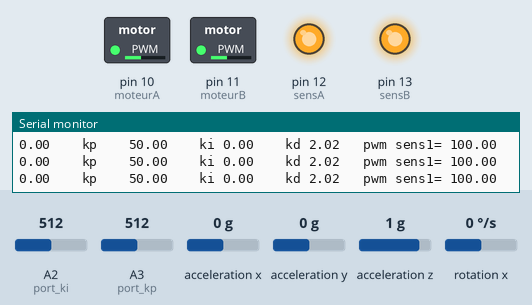
Simulated run of this sketch. Board: Arduino Uno, built with avr-gcc and run on an emulated ATmega328P. Parts: switched loads named in the sketch (green lamp = pin HIGH), output pins drawn as LEDs (lit = HIGH), the last lines printed to the serial monitor. Wiring (inferred from the names in the program): MPU-6050 motion sensor at I2C address 0x68. Inputs (shaded band) come from the test bench; at power-on: acceleration y 0 g, A3 (port_kp) = 512, acceleration z 1 g, rotation x 0 °/s, A2 (port_ki) = 512, acceleration x 0 g.

Above: at 1.3 s.
1.4 s: acceleration y set to -0.8 g
At 2.5 s:
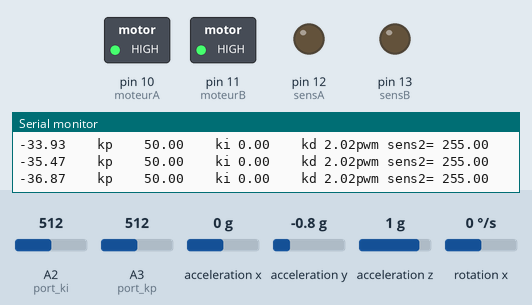
3.1 s: A3 (port_kp) set to 15
At 5.4 s:
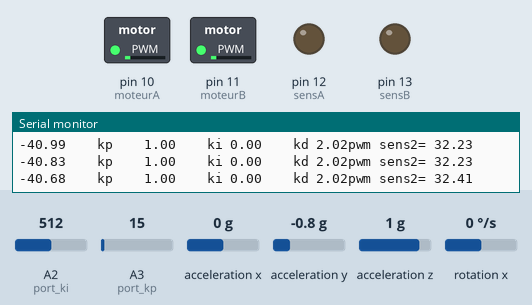
6.1 s: acceleration z set to 0 g
At 6.88 s:
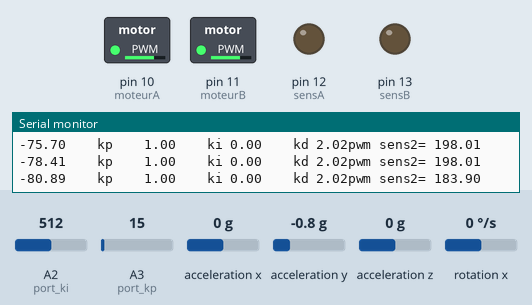
9.1 s: rotation x set to 104 °/s
12.1 s: acceleration y set to -0.2 g
15.1 s: acceleration y set to 0 g
At 18.5 s:
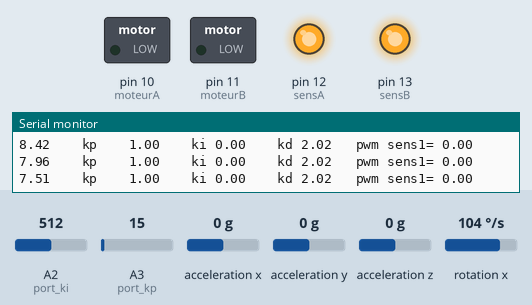
Timing chart, 0 to 19.1 s (numbered marks = the images above; inputs shaded):
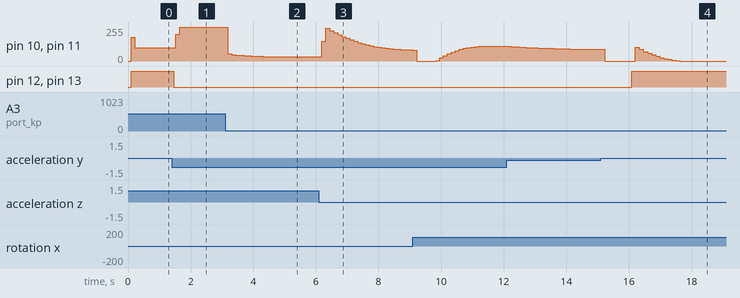

The sketch:

robot_balanceur.ino
```cpp
  #include <PID_v1.h>
  #include<Wire.h>
  #include <Kalman.h>
  #include <PID_AutoTune_v0.h>
  #define rad_to_deg 57.295786 // 1 rad=57 degree
  int moteurA=10,moteurB=11;
  int sensA=12,sensB=13;
  int mpu_addr=0x68; //adresse de mpu6050
  int16_t acy,acz,gyx;
  double angle_x,gyro_x_rate,comp_angle_x;
  double kp=0,ki=0,kd=0.0;
  double pid_pwm,angle_reference=-2.0,input;
  uint32_t timer; //enregistrer le temp
  int port_kp=3,port_ki=2,port_kd=1;
  Kalman kalmanx;
  PID pid(&input,&pid_pwm,&angle_reference,kp,ki,kd,DIRECT);
  PID_ATune aTune(&input, &pid_pwm);
  void setup() {
    // put your setup code here, to run once:
  pinMode(moteurA,OUTPUT);
  pinMode(moteurB,OUTPUT);
  pinMode(sensA,OUTPUT);
  pinMode(sensB,OUTPUT);
  Wire.begin();
  //Wire.setClock(400000UL); // Set I2C frequency to 400kHz
  Wire.beginTransmission(mpu_addr);
  Wire.write(0x6B);//ecrire dans ce registre 0 pour desactiver le sleepmode pour
  //avoir l acces de lire et ecrire
  Wire.write(0);
  Wire.endTransmission(true);
  Serial.begin(9600);//vitesse de transmission terminal
  delay(100);
  timer=micros();
  }

  void loop() {
    pid.SetMode(AUTOMATIC);
    //lecture de l acc et le gyroscope
   Wire.beginTransmission(mpu_addr);
   Wire.write(0x3D);//adresse de registre acy_h 8bit
   Wire.endTransmission(false);
   Wire.requestFrom(mpu_addr,4);
   acy=Wire.read()<<8|Wire.read();
   acz=Wire.read()<<8|Wire.read();
   Wire.endTransmission(true);
   Wire.beginTransmission(mpu_addr);
   Wire.write(0x43); //adresse de registre gyx_h 8bit
   Wire.endTransmission(false);
   Wire.requestFrom(mpu_addr,2);
   gyx=Wire.read()<<8|Wire.read();

   //fin lecture;

   //calcul dt
   double dt=(double)(micros()-timer)/1000000;
   timer=micros(); // rendre dt en sec 1sec=10^6 microsec
   //fin calcul dt

   // extraction des informations
   angle_x=atan2(acy,acz)*rad_to_deg; //calcul approximative de l angle x
   gyro_x_rate=gyx/131.0; //calcul vitesse angulaire en deg/sec 131 d apres datasheet
   //fin extraction

   //filtre complementaire
   //comp_angle_x=0.95*(comp_angle_x+gyro_x_rate*dt)+0.05*angle_x;
  comp_angle_x=kalmanx.getAngle(angle_x,gyro_x_rate,dt);
  Serial.print(comp_angle_x);//affichage de l angle apres filtrage
  kp = analogRead(port_kp);
  kd = analogRead(port_ki);
  kp = map(kp,0,1024,0,100);
  kd = 0.000988*kd*4;
  //kd=analogRead(port_kd);
  //kd=map(kd,0,1024,0,100)-3;
  Serial.print("    kp    ");
  Serial.print(kp);
  Serial.print("    ki ");
  Serial.print(ki);
  Serial.print("    kd ");
  Serial.print(kd);
  if(comp_angle_x>-2.0)
  { input=-comp_angle_x-4.0;
    pid.SetTunings(kp,ki,kd);
    pid.Compute();
    digitalWrite(sensB,HIGH);
   digitalWrite(sensA,HIGH);
   analogWrite(moteurA,pid_pwm);
   analogWrite(moteurB,pid_pwm);
   Serial.print("   pwm sens1= ");
   Serial.println(pid_pwm);
  }
  else
  {
    input=comp_angle_x;
    pid.SetTunings(kp,ki,kd);
    pid.Compute();
  digitalWrite(sensB,LOW);
   digitalWrite(sensA,LOW);
   analogWrite(moteurA,pid_pwm);
   analogWrite(moteurB,pid_pwm);
    Serial.print("pwm sens2= ");
   Serial.println(pid_pwm);
   }

  }
```

Kalman.cpp
```cpp
// (licence header left out)
#include "Kalman.h"

Kalman::Kalman() {
    /* We will set the variables like so, these can also be tuned by the user */
    Q_angle = 0.001f;
    Q_bias = 0.003f;
    R_measure = 0.03f;

    angle = 0.0f; // Reset the angle
    bias = 0.0f; // Reset bias

    P[0][0] = 0.0f; // Since we assume that the bias is 0 and we know the starting angle (use setAngle), the error covariance matrix is set like so - see: http://en.wikipedia.org/wiki/Kalman_filter#Example_application.2C_technical
    P[0][1] = 0.0f;
    P[1][0] = 0.0f;
    P[1][1] = 0.0f;
};

// The angle should be in degrees and the rate should be in degrees per second and the delta time in seconds
float Kalman::getAngle(float newAngle, float newRate, float dt) {
    // KasBot V2  -  Kalman filter module - http://www.x-firm.com/?page_id=145
    // Modified by Kristian Lauszus
    // See my blog post for more information: http://blog.tkjelectronics.dk/2012/09/a-practical-approach-to-kalman-filter-and-how-to-implement-it

    // Discrete Kalman filter time update equations - Time Update ("Predict")
    // Update xhat - Project the state ahead
    /* Step 1 */
    rate = newRate - bias;
    angle += dt * rate;

    // Update estimation error covariance - Project the error covariance ahead
    /* Step 2 */
    P[0][0] += dt * (dt*P[1][1] - P[0][1] - P[1][0] + Q_angle);
    P[0][1] -= dt * P[1][1];
    P[1][0] -= dt * P[1][1];
    P[1][1] += Q_bias * dt;

    // Discrete Kalman filter measurement update equations - Measurement Update ("Correct")
    // Calculate Kalman gain - Compute the Kalman gain
    /* Step 4 */
    float S = P[0][0] + R_measure; // Estimate error
    /* Step 5 */
    float K[2]; // Kalman gain - This is a 2x1 vector
    K[0] = P[0][0] / S;
    K[1] = P[1][0] / S;

    // Calculate angle and bias - Update estimate with measurement zk (newAngle)
    /* Step 3 */
    float y = newAngle - angle; // Angle difference
    /* Step 6 */
    angle += K[0] * y;
    bias += K[1] * y;

    // Calculate estimation error covariance - Update the error covariance
    /* Step 7 */
    float P00_temp = P[0][0];
    float P01_temp = P[0][1];

    P[0][0] -= K[0] * P00_temp;
    P[0][1] -= K[0] * P01_temp;
    P[1][0] -= K[1] * P00_temp;
    P[1][1] -= K[1] * P01_temp;

    return angle;
};

void Kalman::setAngle(float angle) { this->angle = angle; }; // Used to set angle, this should be set as the starting angle
float Kalman::getRate() { return this->rate; }; // Return the unbiased rate

/* These are used to tune the Kalman filter */
void Kalman::setQangle(float Q_angle) { this->Q_angle = Q_angle; };
void Kalman::setQbias(float Q_bias) { this->Q_bias = Q_bias; };
void Kalman::setRmeasure(float R_measure) { this->R_measure = R_measure; };

float Kalman::getQangle() { return this->Q_angle; };
float Kalman::getQbias() { return this->Q_bias; };
float Kalman::getRmeasure() { return this->R_measure; };
```

Kalman.h
```cpp
// (licence header left out)
#ifndef _Kalman_h_
#define _Kalman_h_

class Kalman {
public:
    Kalman();

    // The angle should be in degrees and the rate should be in degrees per second and the delta time in seconds
    float getAngle(float newAngle, float newRate, float dt);

    void setAngle(float angle); // Used to set angle, this should be set as the starting angle
    float getRate(); // Return the unbiased rate

    /* These are used to tune the Kalman filter */
    void setQangle(float Q_angle);
    void setQbias(float Q_bias);
    void setRmeasure(float R_measure);

    float getQangle();
    float getQbias();
    float getRmeasure();

private:
    /* Kalman filter variables */
    float Q_angle; // Process noise variance for the accelerometer
    float Q_bias; // Process noise variance for the gyro bias
    float R_measure; // Measurement noise variance - this is actually the variance of the measurement noise

    float angle; // The angle calculated by the Kalman filter - part of the 2x1 state vector
    float bias; // The gyro bias calculated by the Kalman filter - part of the 2x1 state vector
    float rate; // Unbiased rate calculated from the rate and the calculated bias - you have to call getAngle to update the rate

    float P[2][2]; // Error covariance matrix - This is a 2x2 matrix
};

#endif
```

PID_AutoTune_v0.cpp
```cpp
#if ARDUINO >= 100
  #include "Arduino.h"
#else
  #include "WProgram.h"
#endif

#include <PID_AutoTune_v0.h>


PID_ATune::PID_ATune(double* Input, double* Output)
{
	input = Input;
	output = Output;
	controlType =0 ; //default to PI
	noiseBand = 0.5;
	running = false;
	oStep = 30;
	SetLookbackSec(10);
	lastTime = millis();

}


void PID_ATune::Cancel()
{
	running = false;
}

int PID_ATune::Runtime()
{
	justevaled=false;
	if(peakCount>9 && running)
	{
		running = false;
		FinishUp();
		return 1;
	}
	unsigned long now = millis();

	if((now-lastTime)<sampleTime) return false;
	lastTime = now;
	double refVal = *input;
	justevaled=true;
	if(!running)
	{ //initialize working variables the first time around
		peakType = 0;
		peakCount=0;
		justchanged=false;
		absMax=refVal;
		absMin=refVal;
		setpoint = refVal;
		running = true;
		outputStart = *output;
		*output = outputStart+oStep;
	}
	else
	{
		if(refVal>absMax)absMax=refVal;
		if(refVal<absMin)absMin=refVal;
	}

	//oscillate the output base on the input's relation to the setpoint

	if(refVal>setpoint+noiseBand) *output = outputStart-oStep;
	else if (refVal<setpoint-noiseBand) *output = outputStart+oStep;


  //bool isMax=true, isMin=true;
  isMax=true;isMin=true;
  //id peaks
  for(int i=nLookBack-1;i>=0;i--)
  {
    double val = lastInputs[i];
    if(isMax) isMax = refVal>val;
    if(isMin) isMin = refVal<val;
    lastInputs[i+1] = lastInputs[i];
  }
  lastInputs[0] = refVal;
  if(nLookBack<9)
  {  //we don't want to trust the maxes or mins until the inputs array has been filled
	return 0;
	}

  if(isMax)
  {
    if(peakType==0)peakType=1;
    if(peakType==-1)
    {
      peakType = 1;
      justchanged=true;
      peak2 = peak1;
    }
    peak1 = now;
    peaks[peakCount] = refVal;

  }
  else if(isMin)
  {
    if(peakType==0)peakType=-1;
    if(peakType==1)
    {
      peakType=-1;
      peakCount++;
      justchanged=true;
    }

    if(peakCount<10)peaks[peakCount] = refVal;
  }

  if(justchanged && peakCount>2)
  { //we've transitioned.  check if we can autotune based on the last peaks
    double avgSeparation = (abs(peaks[peakCount-1]-peaks[peakCount-2])+abs(peaks[peakCount-2]-peaks[peakCount-3]))/2;
    if( avgSeparation < 0.05*(absMax-absMin))
    {
		FinishUp();
      running = false;
	  return 1;

    }
  }
   justchanged=false;
	return 0;
}
void PID_ATune::FinishUp()
{
	  *output = outputStart;
      //we can generate tuning parameters!
      Ku = 4*(2*oStep)/((absMax-absMin)*3.14159);
      Pu = (double)(peak1-peak2) / 1000;
}

double PID_ATune::GetKp()
{
	return controlType==1 ? 0.6 * Ku : 0.4 * Ku;
}

double PID_ATune::GetKi()
{
	return controlType==1? 1.2*Ku / Pu : 0.48 * Ku / Pu;  // Ki = Kc/Ti
}

double PID_ATune::GetKd()
{
	return controlType==1? 0.075 * Ku * Pu : 0;  //Kd = Kc * Td
}

void PID_ATune::SetOutputStep(double Step)
{
	oStep = Step;
}

double PID_ATune::GetOutputStep()
{
	return oStep;
}

void PID_ATune::SetControlType(int Type) //0=PI, 1=PID
{
	controlType = Type;
}
int PID_ATune::GetControlType()
{
	return controlType;
}

void PID_ATune::SetNoiseBand(double Band)
{
	noiseBand = Band;
}

double PID_ATune::GetNoiseBand()
{
	return noiseBand;
}

void PID_ATune::SetLookbackSec(int value)
{
    if (value<1) value = 1;

	if(value<25)
	{
		nLookBack = value * 4;
		sampleTime = 250;
	}
	else
	{
		nLookBack = 100;
		sampleTime = value*10;
	}
}

int PID_ATune::GetLookbackSec()
{
	return nLookBack * sampleTime / 1000;
}
```

PID_AutoTune_v0.h
```cpp
#ifndef PID_AutoTune_v0
#define PID_AutoTune_v0
#define LIBRARY_VERSION	0.0.1

class PID_ATune
{


  public:
  //commonly used functions **************************************************************************
    PID_ATune(double*, double*);                       	// * Constructor.  links the Autotune to a given PID
    int Runtime();						   			   	// * Similar to the PID Compue function, returns non 0 when done
	void Cancel();									   	// * Stops the AutoTune

	void SetOutputStep(double);						   	// * how far above and below the starting value will the output step?
	double GetOutputStep();							   	//

	void SetControlType(int); 						   	// * Determies if the tuning parameters returned will be PI (D=0)
	int GetControlType();							   	//   or PID.  (0=PI, 1=PID)

	void SetLookbackSec(int);							// * how far back are we looking to identify peaks
	int GetLookbackSec();								//

	void SetNoiseBand(double);							// * the autotune will ignore signal chatter smaller than this value
	double GetNoiseBand();								//   this should be acurately set

	double GetKp();										// * once autotune is complete, these functions contain the
	double GetKi();										//   computed tuning parameters.
	double GetKd();										//

  private:
    void FinishUp();
	bool isMax, isMin;
	double *input, *output;
	double setpoint;
	double noiseBand;
	int controlType;
	bool running;
	unsigned long peak1, peak2, lastTime;
	int sampleTime;
	int nLookBack;
	int peakType;
	double lastInputs[101];
    double peaks[10];
	int peakCount;
	bool justchanged;
	bool justevaled;
	double absMax, absMin;
	double oStep;
	double outputStart;
	double Ku, Pu;

};
#endif
```

Measured:
- the behaviour switches between -0.1 and 0 g on acceleration y (found by bisection; images 3 and 4)
- after the input at 1.4 s, pin 10 (moteurA), pin 11 (moteurB): 100/255 → 202/255 after 0.12 s, → 255/255 0.13 s later; pin 12 (sensA), pin 13 (sensB): HIGH → LOW after 0.06 s
- after the input at 3.1 s, pin 10 (moteurA), pin 11 (moteurB): 255/255 → 54/255 after 0.09 s, → 48/255 0.12 s later, → 45/255 0.12 s later, → 42/255 0.12 s later, … (12 changes in this stretch)
- after the input at 15.1 s, pin 12 (sensA), pin 13 (sensB): LOW → HIGH after 0.98 s
